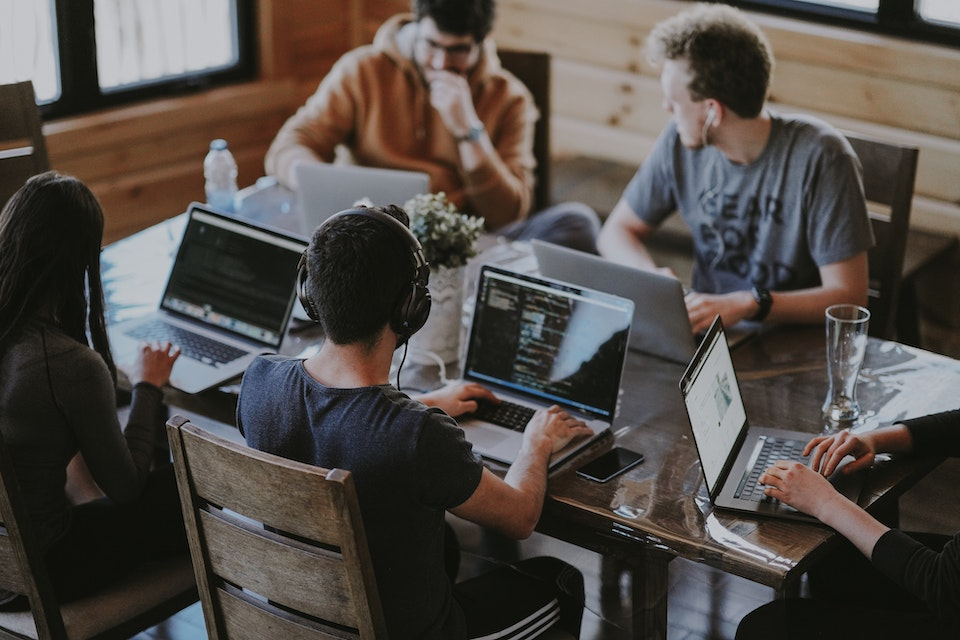
#> input picture gatsby-cloud-functions/src/posts/blog/images/code-block/thumbnail.jpg, 960 x 640 px
$ python to_ela.py ../../gatsby-cloud-functions/src/posts/blog/images/code-block/thumbnail.jpg
#> lines starting #> are read from the running program, lines starting #| are printed output that depends on the picture
import sys
import numpy as np
import cv2
import requests
from urllib.parse import urlparse

src = sys.argv[1]
if urlparse(src).scheme.startswith('http'):
  im = cv2.imdecode(np.array(bytearray(requests.get(src).content), dtype=np.uint8), -1)
else:
  im = cv2.imread(src)
#> im is the input picture: shape (640, 960, 3); mean B, G, R 71, 75.3, 81.4

jpg_quality1 = 95
jpg_quality2 = 90
tmp_src1 = "tmp_c95.jpg"
tmp_ela_src1 = "tmp_ela_c95.jpg"
# 違いを際立たせるために掛け算
scale = 15

cv2.imwrite(tmp_src1, im, [cv2.IMWRITE_JPEG_QUALITY, jpg_quality1])
tmp_img1 = cv2.imread(tmp_src1)
diff_img1 = scale * cv2.absdiff(im, tmp_img1)
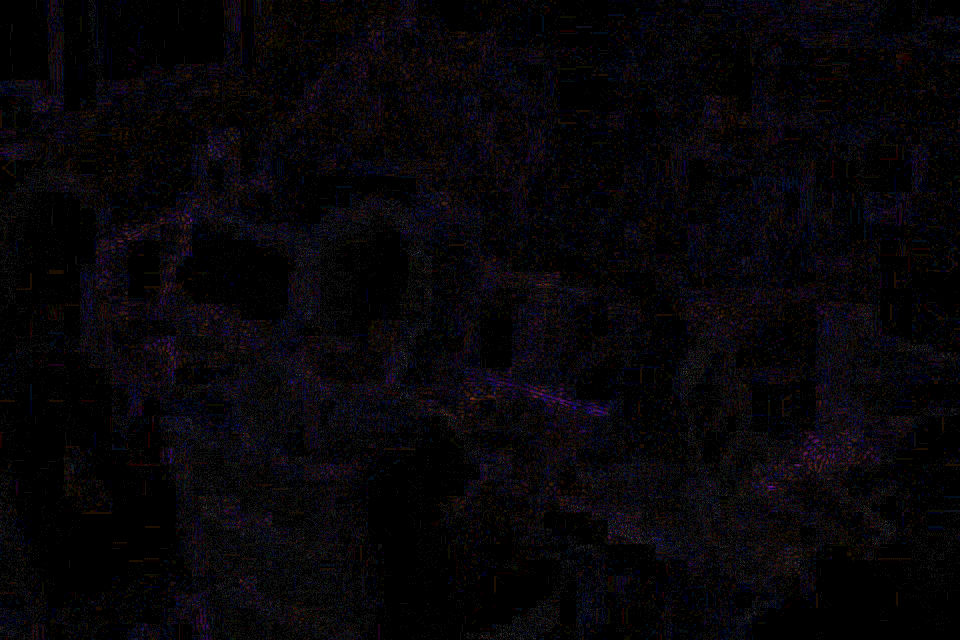
#> diff_img1: shape (640, 960, 3); mean B, G, R 7.9, 4.9, 6.6
cv2.imwrite(tmp_ela_src1, diff_img1, [cv2.IMWRITE_JPEG_QUALITY, jpg_quality1])

$ run again, on gatsby-cloud-functions/src/posts/blog/images/getting-started/thumbnail.jpg
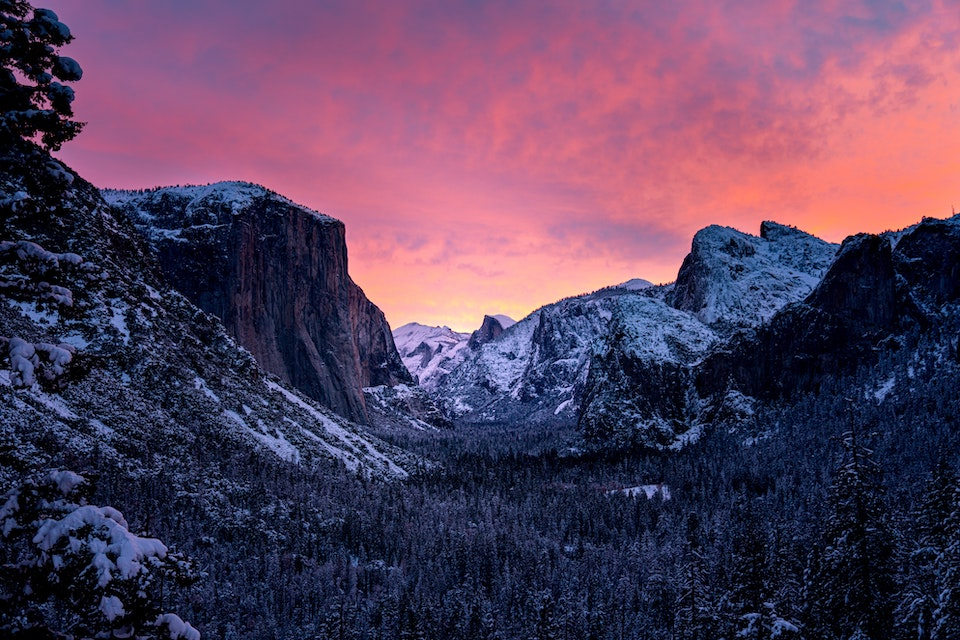
#> input picture gatsby-cloud-functions/src/posts/blog/images/getting-started/thumbnail.jpg, 960 x 640 px
#> im is the input picture: shape (640, 960, 3); mean B, G, R 93, 64.8, 88.8
#> `diff_img1 = scale * cv2.absdiff(im, tmp_img1)`:
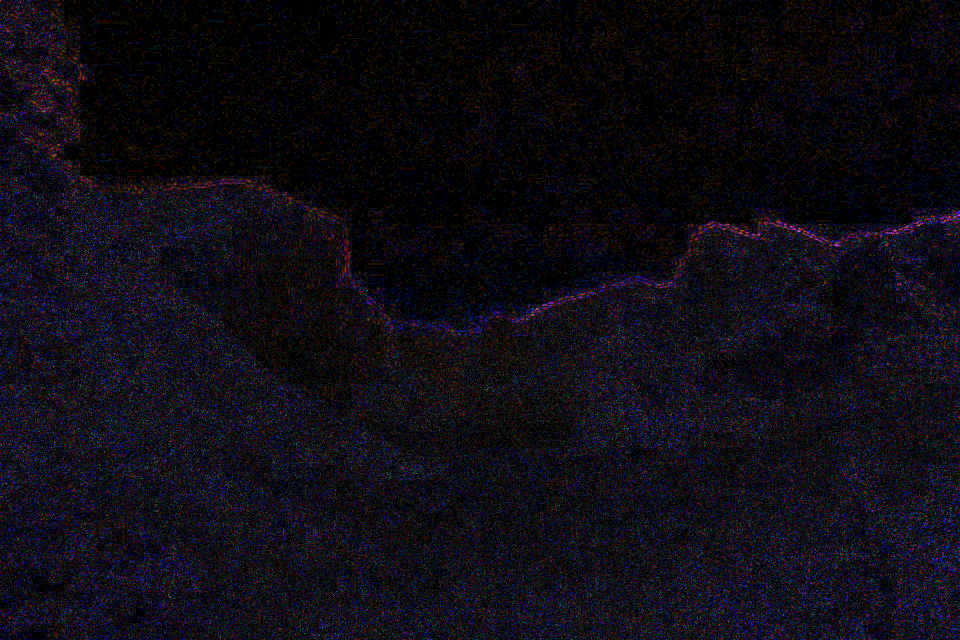
#> diff_img1: shape (640, 960, 3); mean B, G, R 20.1, 11.8, 14.3
